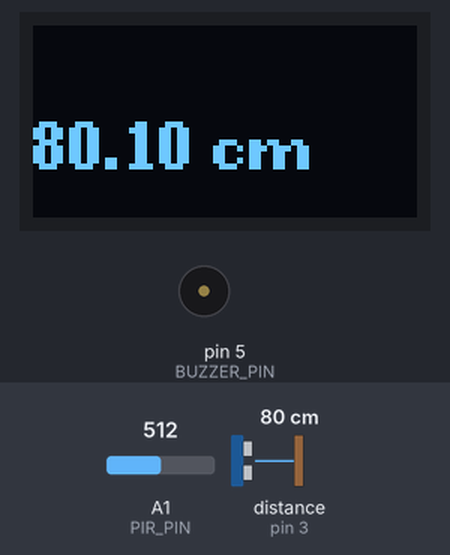
This sketch was run on a simulated Arduino Uno, built with avr-gcc and run on an emulated ATmega328P. Parts: 64×32 one-colour display, buzzer (waves = sounding). Wiring (inferred from the names in the program): ultrasonic range finder: trigger pin 4; echo pin 3. Inputs (shaded band) come from the test bench; at power-on: distance to the obstacle (sensor on pin 3) 80 cm, A1 (PIR_PIN) = 512. The echo pulse lasts 58.3 µs per cm; what the sketch prints to the serial monitor is not drawn.

Above: at 1.6 s.
1.7 s: distance to the obstacle (sensor on pin 3) set to 2 cm
At 3.5 s:
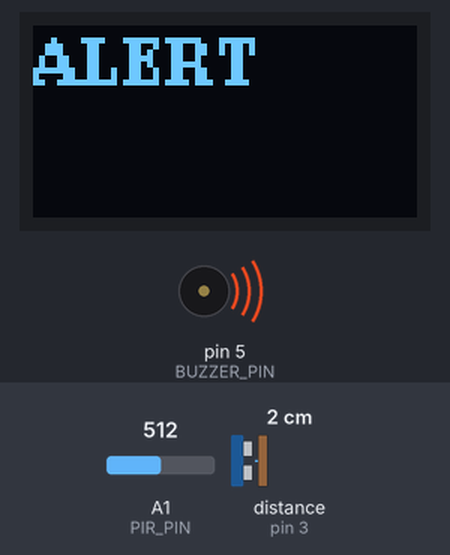
3.8 s: A1 (PIR_PIN) set to 593
7.4 s: A1 (PIR_PIN) set to 614
At 8.0 s:
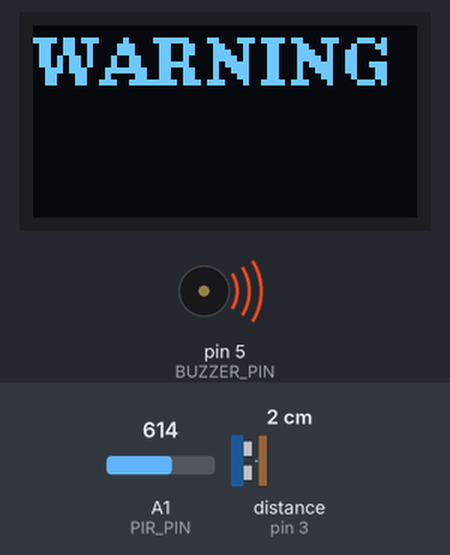
9.0 s: distance to the obstacle (sensor on pin 3) set to 9 cm
12.6 s: distance to the obstacle (sensor on pin 3) set to 12 cm
16.2 s: A1 (PIR_PIN) set to 122
At 16.38 s:
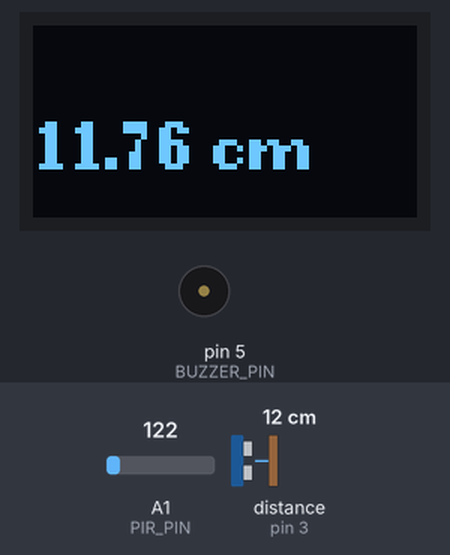
Timing chart, 0 to 18.7 s (numbered marks = the images above; inputs shaded):
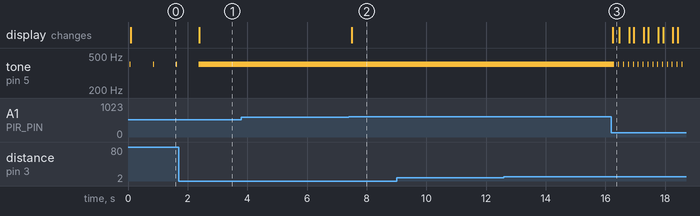

The sketch:

src.ino
```cpp
#include <U8g2lib.h>

#define ECHO_PIN 3
#define TRIG_PIN 4

#define BUZZER_PIN 5
#define BUZZER_FREQUENCY 400

#define PIR_PIN A1
#define PIR_THRESHOLD 600

float distance = 0;

U8G2_SSD1306_64X32_1F_F_HW_I2C u8g2(U8G2_R0, /* reset=*/ U8X8_PIN_NONE);

void setup() {
  Serial.begin(9600);
  pinMode(ECHO_PIN,INPUT);
  pinMode(TRIG_PIN,OUTPUT);

  pinMode(BUZZER_PIN, OUTPUT);

  u8g2.begin();

  Serial.println("SETUP COMPLETE!");
}

void loop() {
  // put your main code here, to run repeatedly:
  TickAlgorithm();

}

void TickAlgorithm()
{
  u8g2.clearBuffer();
  u8g2.setFont(u8g2_font_ncenB08_tr);
  distance = GetDistance();
  //read value by PIR sensor
  int value = analogRead(PIR_PIN);
  Serial.println("PIR sensor value: " + String(value));

  if(value > PIR_THRESHOLD)
  {
    Serial.println("TRIGGERED PIR SENSOR!");
    tone(BUZZER_PIN , BUZZER_FREQUENCY);

    u8g2.drawStr(0,10,"WARNING");
    u8g2.sendBuffer();

    return;
  }else if(distance > 100)
  {
    noTone(BUZZER_PIN);
  }


  //assuming no movement by the PIR sensor

  if(distance > 100)
  {
    //distance too great,do nothing
    u8g2.drawStr(0,10,"OK");
    u8g2.sendBuffer();
    return;
  }
  else if(distance < 10)
  {
    //distance too little,beep,display alert
    tone(BUZZER_PIN , BUZZER_FREQUENCY);

    u8g2.drawStr(0,10,"ALERT");
    u8g2.sendBuffer();

    return;
  }
  else
  {
    int ms = GetTimeToBeep(distance);

    u8g2.setCursor(0,24);
    u8g2.print(distance);
    u8g2.print(" cm");
    u8g2.sendBuffer();

    BuzzForSeconds(ms);
    NoBeep(ms);
    return;
  }

  delay(2000);
}

int GetTimeToBeep(float distance)
{
  int time = (int) ((8900 - 80*distance) / 9);
  return time;
}

void BuzzForSeconds(int milliseconds)
{
  tone(BUZZER_PIN , BUZZER_FREQUENCY , milliseconds);
  Serial.println("Beeping for : " + String(milliseconds) + " milliseconds");
}

void NoBeep(int millisecondsToBeep)
{
  int ms = 1000 - millisecondsToBeep;
  Serial.println("Not beeping for " + String(ms)  + " milliseconds");
  noTone(BUZZER_PIN);
  delay(ms);

}


float GetDistance()
{
  digitalWrite(TRIG_PIN,LOW);
  delayMicroseconds(2);

  digitalWrite(TRIG_PIN,HIGH);
  delayMicroseconds(10);

  digitalWrite(TRIG_PIN,LOW);

  float d = pulseIn(ECHO_PIN,HIGH);
  d = (float) d/58;
  Serial.println("Distance is: " + String(d));
  return d;
}
```

Measured:
- the behaviour switches between 600 and 601 on A1 (PIR_PIN) (found by bisection; images 1 and 2)
- after the input at 1.7 s, tone on pin 5 (BUZZER_PIN): goes on until 2.4 s, then stays 400 Hz; the display: changes after 0.69 s (image 1)
- after the input at 3.8 s, every drawn part: stays the same
- after the input at 7.4 s, the display: changes after 0.10 s (image 2)
- after the input at 9.0 s, every drawn part: stays the same
- after the input at 12.6 s, every drawn part: stays the same
- after the input at 16.2 s, tone on pin 5 (BUZZER_PIN): alternates 400 Hz for 0.03 s and silent for 0.13 s, starting after 0.10 s; the display: changes after 0.05 s (image 3)
- by itself, tone on pin 5 (BUZZER_PIN): alternates 400 Hz for 0.03 s and silent for 0.75 s
